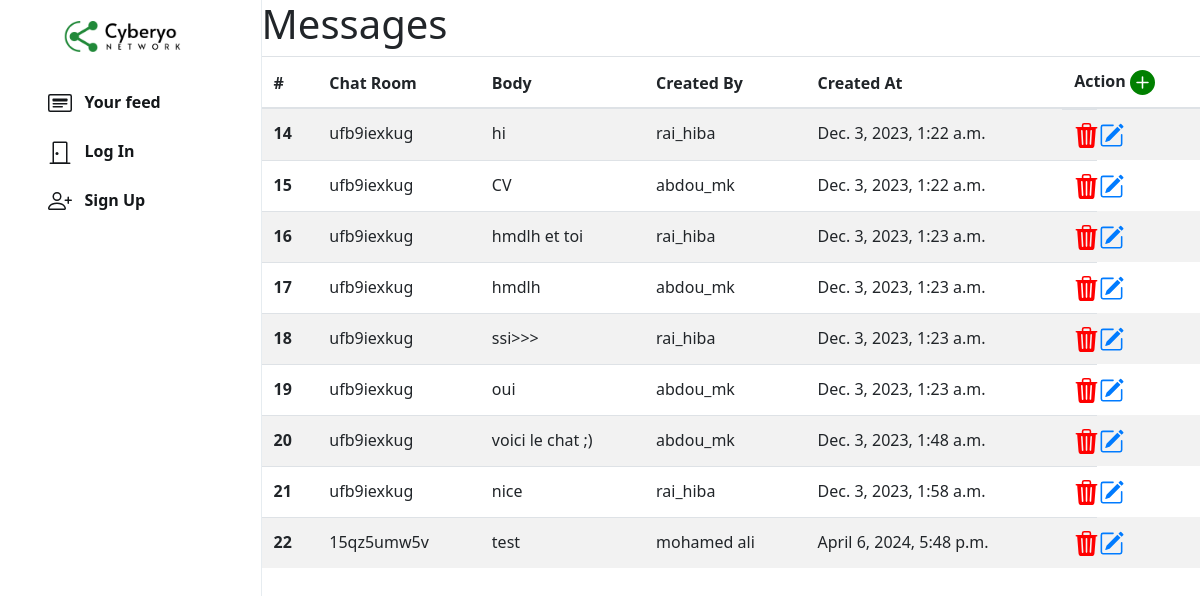
The app's page /n/admin/message with its own data.
### chat/models.py (models this page shows, shortened)
class Message(models.Model):
    chat_room = models.ForeignKey(Room, on_delete=models.CASCADE, related_name='messages')
    body = models.TextField()
    created_by = models.ForeignKey(User,blank=False,null=False,on_delete=models.CASCADE)
    created_at = models.DateTimeField(auto_now_add=True)
    class Meta :
        ordering = ('created_at',)

class Room(models.Model):
    room_id = models.CharField(max_length=255)
    participants = models.ManyToManyField(User,related_name='rooms')
    room_name = models.CharField(max_length=255,blank=True,null=True)
    room_picture = models.ImageField(upload_to='profile_pic/',blank=True)
    isGroupChat = models.BooleanField(default=False)
    url = models.CharField(max_length=255,blank=True,null=True)
    created_at = models.DateTimeField(auto_now_add=True)
    class Meta :
        ordering = ('-created_at',)
    def __str__(self):
        return f'{self.room_id}'

### network/models.py (models this page shows, shortened)
class User(AbstractUser):
    profile_pic = models.ImageField(upload_to='profile_pic/')
    bio = models.TextField(max_length=160, blank=True, null=True)
    cover = models.ImageField(upload_to='covers/', blank=True)

### network/views.py (the view)
# urls.py: path("n/admin/message", views.admin_message, name="admin_message"),
def admin_message(request):
    messages=Message.objects.all()
    is_admin = request.user.groups.filter(name='administrateur').exists()
    contexe={
         'is_admin':is_admin,
        'messages':messages,
    }
    return render(request,"network/admin_panel/admin_message.html",contexe)

### network/templates/network/admin_panel/admin_message.html (shortened to what this page needs)
{% extends "network/layout.html" %}
{% load static %}
{% block body %}
<div class="main-div" style="width: 78.2%;">
  <h1>Messages</h1>
    <table class="table table-striped" >
        <thead>
          <tr>
            <th scope="col">#</th>
            <th scope="col">Chat Room</th>
            <th scope="col">Body</th>
            <th scope="col">Created By</th>
            <th scope="col">Created At</th>
            <th scope="col">Action <a href="{% url 'add_message' %}">
              <svg xmlns="http://www.w3.org/2000/svg" width="25" height="25" fill="green" class="bi bi-plus-circle-fill" viewBox="0 0 16 16">
                <path d="M16 8A8 8 0 1 1 0 8a8 8 0 0 1 16 0M8.5 4.5a.5.5 0 0 0-1 0v3h-3a.5.5 0 0 0 0 1h3v3a.5.5 0 0 0 1 0v-3h3a.5.5 0 0 0 0-1h-3z"/>
              </svg>
            </a></th>
          </tr>
        </thead>
        <tbody>
          {% for message in messages %}
          <tr>
            <th scope="row">{{ message.id }}</th>
            <td>{{ message.chat_room }}</td>
            <td>{{ message.body }}</td>
            <td>{{ message.created_by.username }}</td>
            <td>{{ message.created_at }}</td>
            <td class="d-flex justify-content-between align-items-center w-25">
                <a href="#" onclick="confirmDelete({{ message.id }})"></a>
                  <a href="{% url 'edit_message' message.id %}"></a>
            </td>
          </tr>
          {% endfor %}
        </tbody>
      </table>
    </div>
{% endblock %}

### network/static/network/styles.css (style rules this page uses)
svg { vertical-align: text-top; }
.main-div { position: relative; width: 47.25%; min-height: 100vh; left: 21.8%; }

### records on screen
Message: id "14", chat_room "ufb9iexkug", body "hi", created_by.username "rai_hiba", created_at "Dec. 3, 2023, 1:22 a.m."
Message: id "15", chat_room "ufb9iexkug", body "CV", created_by.username "abdou_mk", created_at "Dec. 3, 2023, 1:22 a.m."
Message: id "16", chat_room "ufb9iexkug", body "hmdlh et toi", created_by.username "rai_hiba", created_at "Dec. 3, 2023, 1:23 a.m."
Message: id "17", chat_room "ufb9iexkug", body "hmdlh", created_by.username "abdou_mk", created_at "Dec. 3, 2023, 1:23 a.m."
Message: id "18", chat_room "ufb9iexkug", body "ssi>>>", created_by.username "rai_hiba", created_at "Dec. 3, 2023, 1:23 a.m."
Message: id "19", chat_room "ufb9iexkug", body "oui", created_by.username "abdou_mk", created_at "Dec. 3, 2023, 1:23 a.m."
Message: id "20", chat_room "ufb9iexkug", body "voici le chat ;)", created_by.username "abdou_mk", created_at "Dec. 3, 2023, 1:48 a.m."
Message: id "21", chat_room "ufb9iexkug", body "nice", created_by.username "rai_hiba", created_at "Dec. 3, 2023, 1:58 a.m."
Message: id "22", chat_room "15qz5umw5v", body "test", created_by.username "mohamed ali", created_at "April 6, 2024, 5:48 p.m."
